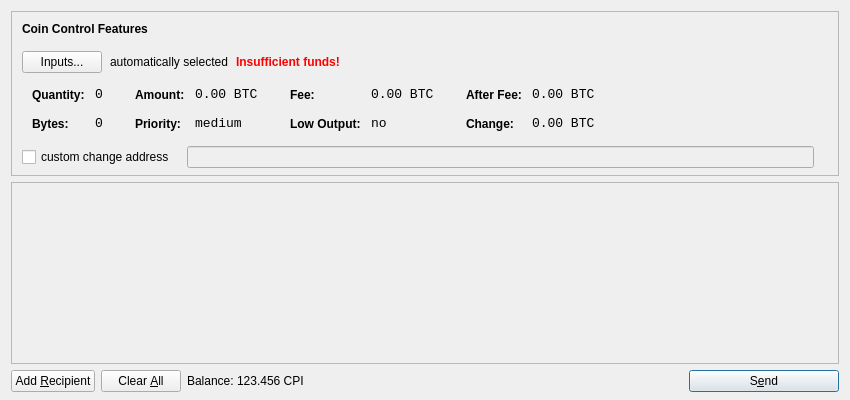
<?xml version="1.0" encoding="UTF-8"?>
<ui version="4.0">
 <class>SendCoinsDialog</class>
 <widget class="QDialog" name="SendCoinsDialog">
  <property name="geometry">
   <rect>
    <x>0</x>
    <y>0</y>
    <width>850</width>
    <height>400</height>
   </rect>
  </property>
  <property name="windowTitle">
   <string>Send Coins</string>
  </property>
  <layout class="QVBoxLayout" name="verticalLayout" stretch="0,1,0">
   <property name="bottomMargin">
    <number>8</number>
   </property>
   <item>
    <widget class="QFrame" name="frameCoinControl">
     <property name="sizePolicy">
      <sizepolicy hsizetype="Expanding" vsizetype="Expanding">
       <horstretch>0</horstretch>
       <verstretch>0</verstretch>
      </sizepolicy>
     </property>
     <property name="maximumSize">
      <size>
       <width>16777215</width>
       <height>16777215</height>
      </size>
     </property>
     <property name="frameShape">
      <enum>QFrame::StyledPanel</enum>
     </property>
     <property name="frameShadow">
      <enum>QFrame::Sunken</enum>
     </property>
     <layout class="QVBoxLayout" name="verticalLayoutCoinControl2">
      <property name="spacing">
       <number>-1</number>
      </property>
      <property name="leftMargin">
       <number>0</number>
      </property>
      <property name="topMargin">
       <number>0</number>
      </property>
      <property name="rightMargin">
       <number>0</number>
      </property>
      <property name="bottomMargin">
       <number>6</number>
      </property>
      <item>
       <layout class="QVBoxLayout" name="verticalLayoutCoinControl" stretch="0,0,0,0,1">
        <property name="spacing">
         <number>0</number>
        </property>
        <property name="leftMargin">
         <number>10</number>
        </property>
        <property name="topMargin">
         <number>10</number>
        </property>
        <item>
         <layout class="QHBoxLayout" name="horizontalLayoutCoinControl1">
          <property name="bottomMargin">
           <number>15</number>
          </property>
          <item>
           <widget class="QLabel" name="labelCoinControlFeatures">
            <property name="sizePolicy">
             <sizepolicy hsizetype="Preferred" vsizetype="Maximum">
              <horstretch>0</horstretch>
              <verstretch>0</verstretch>
             </sizepolicy>
            </property>
            <property name="font">
             <font>
              <weight>75</weight>
              <bold>true</bold>
             </font>
            </property>
            <property name="styleSheet">
             <string notr="true">font-weight:bold;</string>
            </property>
            <property name="text">
             <string>Coin Control Features</string>
            </property>
           </widget>
          </item>
         </layout>
        </item>
        <item>
         <layout class="QHBoxLayout" name="horizontalLayoutCoinControl2" stretch="0,0,0,0">
          <property name="spacing">
           <number>8</number>
          </property>
          <property name="bottomMargin">
           <number>10</number>
          </property>
          <item>
           <widget class="QPushButton" name="pushButtonCoinControl">
            <property name="styleSheet">
             <string notr="true"/>
            </property>
            <property name="text">
             <string>Inputs...</string>
            </property>
           </widget>
          </item>
          <item>
           <widget class="QLabel" name="labelCoinControlAutomaticallySelected">
            <property name="text">
             <string>automatically selected</string>
            </property>
            <property name="margin">
             <number>5</number>
            </property>
           </widget>
          </item>
          <item>
           <widget class="QLabel" name="labelCoinControlInsuffFunds">
            <property name="font">
             <font>
              <weight>75</weight>
              <bold>true</bold>
             </font>
            </property>
            <property name="styleSheet">
             <string notr="true">color:red;font-weight:bold;</string>
            </property>
            <property name="text">
             <string>Insufficient funds!</string>
            </property>
            <property name="margin">
             <number>5</number>
            </property>
           </widget>
          </item>
          <item>
           <spacer name="horizontalSpacerCoinControl">
            <property name="orientation">
             <enum>Qt::Horizontal</enum>
            </property>
            <property name="sizeHint" stdset="0">
             <size>
              <width>40</width>
              <height>1</height>
             </size>
            </property>
           </spacer>
          </item>
         </layout>
        </item>
        <item>
         <widget class="QWidget" name="widgetCoinControl" native="true">
          <property name="sizePolicy">
           <sizepolicy hsizetype="Preferred" vsizetype="Preferred">
            <horstretch>0</horstretch>
            <verstretch>0</verstretch>
           </sizepolicy>
          </property>
          <property name="minimumSize">
           <size>
            <width>0</width>
            <height>0</height>
           </size>
          </property>
          <property name="styleSheet">
           <string notr="true"/>
          </property>
          <layout class="QHBoxLayout" name="horizontalLayoutCoinControl5">
           <property name="margin">
            <number>0</number>
           </property>
           <item>
            <layout class="QHBoxLayout" name="horizontalLayoutCoinControl3" stretch="0,0,0,1">
             <property name="spacing">
              <number>20</number>
             </property>
             <property name="topMargin">
              <number>0</number>
             </property>
             <property name="bottomMargin">
              <number>10</number>
             </property>
             <item>
              <layout class="QFormLayout" name="formLayoutCoinControl1">
               <property name="horizontalSpacing">
                <number>10</number>
               </property>
               <property name="verticalSpacing">
                <number>14</number>
               </property>
               <property name="leftMargin">
                <number>10</number>
               </property>
               <property name="topMargin">
                <number>4</number>
               </property>
               <property name="rightMargin">
                <number>6</number>
               </property>
               <item row="0" column="0">
                <widget class="QLabel" name="labelCoinControlQuantityText">
                 <property name="styleSheet">
                  <string notr="true">font-weight:bold;</string>
                 </property>
                 <property name="text">
                  <string>Quantity:</string>
                 </property>
                 <property name="margin">
                  <number>0</number>
                 </property>
                </widget>
               </item>
               <item row="0" column="1">
                <widget class="QLabel" name="labelCoinControlQuantity">
                 <property name="font">
                  <font>
                   <family>Monospace</family>
                   <pointsize>10</pointsize>
                  </font>
                 </property>
                 <property name="cursor">
                  <cursorShape>IBeamCursor</cursorShape>
                 </property>
                 <property name="contextMenuPolicy">
                  <enum>Qt::ActionsContextMenu</enum>
                 </property>
                 <property name="text">
                  <string notr="true">0</string>
                 </property>
                 <property name="margin">
                  <number>0</number>
                 </property>
                 <property name="textInteractionFlags">
                  <set>Qt::LinksAccessibleByMouse|Qt::TextSelectableByKeyboard|Qt::TextSelectableByMouse</set>
                 </property>
                </widget>
               </item>
               <item row="1" column="0">
                <widget class="QLabel" name="labelCoinControlBytesText">
                 <property name="styleSheet">
                  <string notr="true">font-weight:bold;</string>
                 </property>
                 <property name="text">
                  <string>Bytes:</string>
                 </property>
                </widget>
               </item>
               <item row="1" column="1">
                <widget class="QLabel" name="labelCoinControlBytes">
                 <property name="font">
                  <font>
                   <family>Monospace</family>
                   <pointsize>10</pointsize>
                  </font>
                 </property>
                 <property name="cursor">
                  <cursorShape>IBeamCursor</cursorShape>
                 </property>
                 <property name="contextMenuPolicy">
                  <enum>Qt::ActionsContextMenu</enum>
                 </property>
                 <property name="text">
                  <string notr="true">0</string>
                 </property>
                 <property name="textInteractionFlags">
                  <set>Qt::LinksAccessibleByMouse|Qt::TextSelectableByKeyboard|Qt::TextSelectableByMouse</set>
                 </property>
                </widget>
               </item>
              </layout>
             </item>
             <item>
              <layout class="QFormLayout" name="formLayoutCoinControl2">
               <property name="horizontalSpacing">
                <number>10</number>
               </property>
               <property name="verticalSpacing">
                <number>14</number>
               </property>
               <property name="leftMargin">
                <number>6</number>
               </property>
               <property name="topMargin">
                <number>4</number>
               </property>
               <property name="rightMargin">
                <number>6</number>
               </property>
               <item row="0" column="0">
                <widget class="QLabel" name="labelCoinControlAmountText">
                 <property name="styleSheet">
                  <string notr="true">font-weight:bold;</string>
                 </property>
                 <property name="text">
                  <string>Amount:</string>
                 </property>
                 <property name="margin">
                  <number>0</number>
                 </property>
                </widget>
               </item>
               <item row="0" column="1">
                <widget class="QLabel" name="labelCoinControlAmount">
                 <property name="font">
                  <font>
                   <family>Monospace</family>
                   <pointsize>10</pointsize>
                  </font>
                 </property>
                 <property name="cursor">
                  <cursorShape>IBeamCursor</cursorShape>
                 </property>
                 <property name="contextMenuPolicy">
                  <enum>Qt::ActionsContextMenu</enum>
                 </property>
                 <property name="text">
                  <string notr="true">0.00 BTC</string>
                 </property>
                 <property name="textInteractionFlags">
                  <set>Qt::LinksAccessibleByMouse|Qt::TextSelectableByKeyboard|Qt::TextSelectableByMouse</set>
                 </property>
                </widget>
               </item>
               <item row="1" column="0">
                <widget class="QLabel" name="labelCoinControlPriorityText">
                 <property name="styleSheet">
                  <string notr="true">font-weight:bold;</string>
                 </property>
                 <property name="text">
                  <string>Priority:</string>
                 </property>
                </widget>
               </item>
               <item row="1" column="1">
                <widget class="QLabel" name="labelCoinControlPriority">
                 <property name="font">
                  <font>
                   <family>Monospace</family>
                   <pointsize>10</pointsize>
                  </font>
                 </property>
                 <property name="cursor">
                  <cursorShape>IBeamCursor</cursorShape>
                 </property>
                 <property name="contextMenuPolicy">
                  <enum>Qt::ActionsContextMenu</enum>
                 </property>
                 <property name="text">
                  <string>medium</string>
                 </property>
                 <property name="textInteractionFlags">
                  <set>Qt::LinksAccessibleByMouse|Qt::TextSelectableByKeyboard|Qt::TextSelectableByMouse</set>
                 </property>
                </widget>
               </item>
              </layout>
             </item>
             <item>
              <layout class="QFormLayout" name="formLayoutCoinControl3">
               <property name="horizontalSpacing">
                <number>10</number>
               </property>
               <property name="verticalSpacing">
                <number>14</number>
               </property>
               <property name="leftMargin">
                <number>6</number>
               </property>
               <property name="topMargin">
                <number>4</number>
               </property>
               <property name="rightMargin">
                <number>6</number>
               </property>
               <item row="0" column="0">
                <widget class="QLabel" name="labelCoinControlFeeText">
                 <property name="styleSheet">
                  <string notr="true">font-weight:bold;</string>
                 </property>
                 <property name="text">
                  <string>Fee:</string>
                 </property>
                 <property name="margin">
                  <number>0</number>
                 </property>
                </widget>
               </item>
               <item row="0" column="1">
                <widget class="QLabel" name="labelCoinControlFee">
                 <property name="font">
                  <font>
                   <family>Monospace</family>
                   <pointsize>10</pointsize>
                  </font>
                 </property>
                 <property name="cursor">
                  <cursorShape>IBeamCursor</cursorShape>
                 </property>
                 <property name="contextMenuPolicy">
                  <enum>Qt::ActionsContextMenu</enum>
                 </property>
                 <property name="text">
                  <string notr="true">0.00 BTC</string>
                 </property>
                 <property name="textInteractionFlags">
                  <set>Qt::LinksAccessibleByMouse|Qt::TextSelectableByKeyboard|Qt::TextSelectableByMouse</set>
                 </property>
                </widget>
               </item>
               <item row="1" column="0">
                <widget class="QLabel" name="labelCoinControlLowOutputText">
                 <property name="styleSheet">
                  <string notr="true">font-weight:bold;</string>
                 </property>
                 <property name="text">
                  <string>Low Output:</string>
                 </property>
                </widget>
               </item>
               <item row="1" column="1">
                <widget class="QLabel" name="labelCoinControlLowOutput">
                 <property name="font">
                  <font>
                   <family>Monospace</family>
                   <pointsize>10</pointsize>
                  </font>
                 </property>
                 <property name="cursor">
                  <cursorShape>IBeamCursor</cursorShape>
                 </property>
                 <property name="contextMenuPolicy">
                  <enum>Qt::ActionsContextMenu</enum>
                 </property>
                 <property name="text">
                  <string>no</string>
                 </property>
                 <property name="textInteractionFlags">
                  <set>Qt::LinksAccessibleByMouse|Qt::TextSelectableByKeyboard|Qt::TextSelectableByMouse</set>
                 </property>
                </widget>
               </item>
              </layout>
             </item>
             <item>
              <layout class="QFormLayout" name="formLayoutCoinControl4">
               <property name="horizontalSpacing">
                <number>10</number>
               </property>
               <property name="verticalSpacing">
                <number>14</number>
               </property>
               <property name="leftMargin">
                <number>6</number>
               </property>
               <property name="topMargin">
                <number>4</number>
               </property>
               <property name="rightMargin">
                <number>6</number>
               </property>
               <item row="0" column="0">
                <widget class="QLabel" name="labelCoinControlAfterFeeText">
                 <property name="styleSheet">
                  <string notr="true">font-weight:bold;</string>
                 </property>
                 <property name="text">
                  <string>After Fee:</string>
                 </property>
                 <property name="margin">
                  <number>0</number>
                 </property>
                </widget>
               </item>
               <item row="0" column="1">
                <widget class="QLabel" name="labelCoinControlAfterFee">
                 <property name="font">
                  <font>
                   <family>Monospace</family>
                   <pointsize>10</pointsize>
                  </font>
                 </property>
                 <property name="cursor">
                  <cursorShape>IBeamCursor</cursorShape>
                 </property>
                 <property name="contextMenuPolicy">
                  <enum>Qt::ActionsContextMenu</enum>
                 </property>
                 <property name="text">
                  <string notr="true">0.00 BTC</string>
                 </property>
                 <property name="textInteractionFlags">
                  <set>Qt::LinksAccessibleByMouse|Qt::TextSelectableByKeyboard|Qt::TextSelectableByMouse</set>
                 </property>
                </widget>
               </item>
               <item row="1" column="0">
                <widget class="QLabel" name="labelCoinControlChangeText">
                 <property name="styleSheet">
                  <string notr="true">font-weight:bold;</string>
                 </property>
                 <property name="text">
                  <string>Change:</string>
                 </property>
                </widget>
               </item>
               <item row="1" column="1">
                <widget class="QLabel" name="labelCoinControlChange">
                 <property name="font">
                  <font>
                   <family>Monospace</family>
                   <pointsize>10</pointsize>
                  </font>
                 </property>
                 <property name="cursor">
                  <cursorShape>IBeamCursor</cursorShape>
                 </property>
                 <property name="contextMenuPolicy">
                  <enum>Qt::ActionsContextMenu</enum>
                 </property>
                 <property name="text">
                  <string notr="true">0.00 BTC</string>
                 </property>
                 <property name="textInteractionFlags">
                  <set>Qt::LinksAccessibleByMouse|Qt::TextSelectableByKeyboard|Qt::TextSelectableByMouse</set>
                 </property>
                </widget>
               </item>
              </layout>
             </item>
            </layout>
           </item>
          </layout>
         </widget>
        </item>
        <item>
         <layout class="QHBoxLayout" name="horizontalLayoutCoinControl4" stretch="0,0,0">
          <property name="spacing">
           <number>12</number>
          </property>
          <property name="sizeConstraint">
           <enum>QLayout::SetDefaultConstraint</enum>
          </property>
          <property name="topMargin">
           <number>5</number>
          </property>
          <property name="rightMargin">
           <number>5</number>
          </property>
          <item>
           <widget class="QCheckBox" name="checkBoxCoinControlChange">
            <property name="text">
             <string>custom change address</string>
            </property>
           </widget>
          </item>
          <item>
           <widget class="QLineEdit" name="lineEditCoinControlChange">
            <property name="enabled">
             <bool>false</bool>
            </property>
            <property name="sizePolicy">
             <sizepolicy hsizetype="Expanding" vsizetype="Fixed">
              <horstretch>0</horstretch>
              <verstretch>0</verstretch>
             </sizepolicy>
            </property>
           </widget>
          </item>
          <item>
           <widget class="QLabel" name="labelCoinControlChangeLabel">
            <property name="sizePolicy">
             <sizepolicy hsizetype="Preferred" vsizetype="Expanding">
              <horstretch>0</horstretch>
              <verstretch>0</verstretch>
             </sizepolicy>
            </property>
            <property name="minimumSize">
             <size>
              <width>0</width>
              <height>0</height>
             </size>
            </property>
            <property name="text">
             <string/>
            </property>
            <property name="margin">
             <number>3</number>
            </property>
           </widget>
          </item>
         </layout>
        </item>
        <item>
         <spacer name="verticalSpacerCoinControl">
          <property name="orientation">
           <enum>Qt::Vertical</enum>
          </property>
          <property name="sizeHint" stdset="0">
           <size>
            <width>800</width>
            <height>1</height>
           </size>
          </property>
         </spacer>
        </item>
       </layout>
      </item>
     </layout>
    </widget>
   </item>
   <item>
    <widget class="QScrollArea" name="scrollArea">
     <property name="widgetResizable">
      <bool>true</bool>
     </property>
     <widget class="QWidget" name="scrollAreaWidgetContents">
      <property name="geometry">
       <rect>
        <x>0</x>
        <y>0</y>
        <width>830</width>
        <height>165</height>
       </rect>
      </property>
      <layout class="QVBoxLayout" name="verticalLayout_2">
       <property name="margin">
        <number>0</number>
       </property>
       <item>
        <layout class="QVBoxLayout" name="entries">
         <property name="spacing">
          <number>6</number>
         </property>
        </layout>
       </item>
       <item>
        <spacer name="verticalSpacer">
         <property name="orientation">
          <enum>Qt::Vertical</enum>
         </property>
         <property name="sizeHint" stdset="0">
          <size>
           <width>20</width>
           <height>40</height>
          </size>
         </property>
        </spacer>
       </item>
      </layout>
     </widget>
    </widget>
   </item>
   <item>
    <layout class="QHBoxLayout" name="horizontalLayout">
     <item>
      <widget class="QPushButton" name="addButton">
       <property name="toolTip">
        <string>Send to multiple recipients at once</string>
       </property>
       <property name="text">
        <string>Add &amp;Recipient</string>
       </property>
       <property name="icon">
        <iconset resource="../bitcoin.qrc">
         <normaloff>:/icons/add</normaloff>:/icons/add</iconset>
       </property>
       <property name="autoDefault">
        <bool>false</bool>
       </property>
      </widget>
     </item>
     <item>
      <widget class="QPushButton" name="clearButton">
       <property name="sizePolicy">
        <sizepolicy hsizetype="Minimum" vsizetype="Fixed">
         <horstretch>0</horstretch>
         <verstretch>0</verstretch>
        </sizepolicy>
       </property>
       <property name="toolTip">
        <string>Remove all transaction fields</string>
       </property>
       <property name="text">
        <string>Clear &amp;All</string>
       </property>
       <property name="icon">
        <iconset resource="../bitcoin.qrc">
         <normaloff>:/icons/remove</normaloff>:/icons/remove</iconset>
       </property>
       <property name="autoRepeatDelay">
        <number>300</number>
       </property>
       <property name="autoDefault">
        <bool>false</bool>
       </property>
      </widget>
     </item>
     <item>
      <layout class="QHBoxLayout" name="horizontalLayout_2">
       <property name="spacing">
        <number>3</number>
       </property>
       <item>
        <widget class="QLabel" name="label">
         <property name="text">
          <string>Balance:</string>
         </property>
        </widget>
       </item>
       <item>
        <widget class="QLabel" name="labelBalance">
         <property name="cursor">
          <cursorShape>IBeamCursor</cursorShape>
         </property>
         <property name="text">
          <string>123.456 CPI</string>
         </property>
         <property name="textInteractionFlags">
          <set>Qt::LinksAccessibleByMouse|Qt::TextSelectableByKeyboard|Qt::TextSelectableByMouse</set>
         </property>
        </widget>
       </item>
      </layout>
     </item>
     <item>
      <spacer name="horizontalSpacer">
       <property name="orientation">
        <enum>Qt::Horizontal</enum>
       </property>
       <property name="sizeHint" stdset="0">
        <size>
         <width>40</width>
         <height>20</height>
        </size>
       </property>
      </spacer>
     </item>
     <item>
      <widget class="QPushButton" name="sendButton">
       <property name="minimumSize">
        <size>
         <width>150</width>
         <height>0</height>
        </size>
       </property>
       <property name="toolTip">
        <string>Confirm the send action</string>
       </property>
       <property name="text">
        <string>S&amp;end</string>
       </property>
       <property name="icon">
        <iconset resource="../bitcoin.qrc">
         <normaloff>:/icons/send</normaloff>:/icons/send</iconset>
       </property>
       <property name="default">
        <bool>true</bool>
       </property>
      </widget>
     </item>
    </layout>
   </item>
  </layout>
 </widget>
 <resources>
  <include location="../bitcoin.qrc"/>
 </resources>
 <connections/>
</ui>
